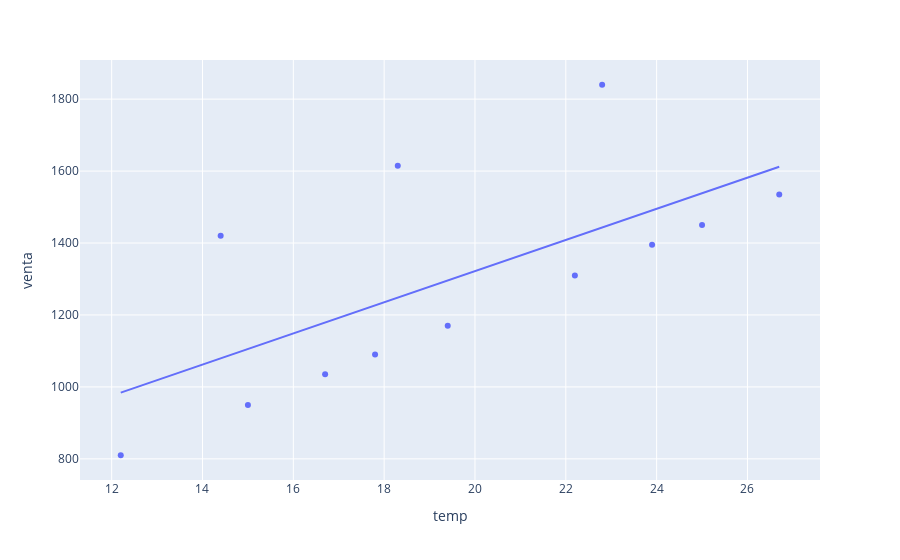

Here is the notebook cell this chart was saved with:
### Code cell
fig=px.scatter(data,x='temp',y='venta',trendline="ols")
fig.show()

### Figure 1 — Plotly figure (JSON) as saved in the notebook; plotly's stock layout.template omitted (floating-point values rounded to 4 significant figures)
{"data": [{"hovertemplate": "temp=%{x}<br>venta=%{y}<extra></extra>", "legendgroup": "", "marker": {"color": "#636efa", "symbol": "circle"}, "mode": "markers", "name": "", "orientation": "v", "showlegend": false, "type": "scatter", "x": [15, 23.9, 22.2, 14.4, 12.2, 22.8, 26.7, 25, 17.8, 18.3, 19.4, 16.7], "xaxis": "x", "y": [950, 1395, 1310, 1420, 810, 1840, 1535, 1450, 1090, 1615, 1170, 1035], "yaxis": "y"}, {"hovertemplate": "<b>OLS trendline</b><br>venta = 43.3001 * temp + 455.871<br>R<sup>2</sup>=0.439970<br><br>temp=%{x}<br>venta=%{y} <b>(trend)</b><extra></extra>", "legendgroup": "", "marker": {"color": "#636efa", "symbol": "circle"}, "mode": "lines", "name": "", "showlegend": false, "type": "scatter", "x": [12.2, 14.4, 15, 16.7, 17.8, 18.3, 19.4, 22.2, 22.8, 23.9, 25, 26.7], "xaxis": "x", "y": [984.1, 1079.0, 1105.0, 1179.0, 1227.0, 1248.0, 1296.0, 1417.0, 1443.0, 1491.0, 1538.0, 1612.0], "yaxis": "y"}], "layout": {"legend": {"tracegroupgap": 0}, "margin": {"t": 60}, "xaxis": {"anchor": "y", "domain": [0, 1], "title": {"text": "temp"}}, "yaxis": {"anchor": "x", "domain": [0, 1], "title": {"text": "venta"}}}}
